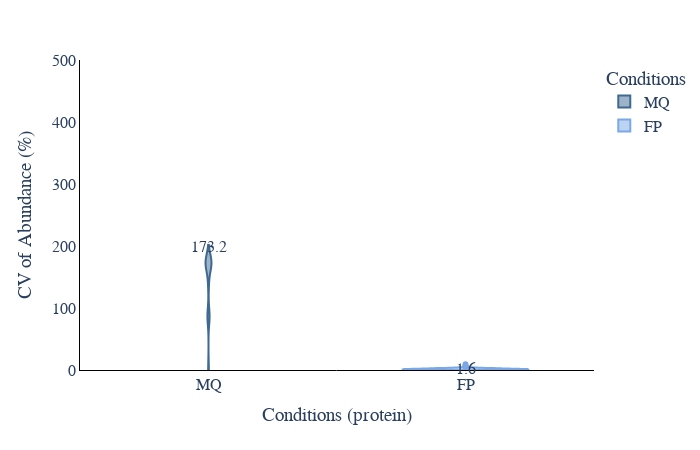

Here is the notebook cell this chart was saved with:
### Code cell
# CV violin plot

# print(data_obj["protein_other_info"])
plot_options={    
        "median label": "True", #only works for total and MS2, can be found in CV_summary if you set WRITE_OUTPUT = True
        "box": False,
        "X Title": "Conditions (protein)",
        "Y Title": "CV of Abundance (%)",
        "color": ["#3E6990", "#7aa8e6","#C6878F", "#fac8d3","#AABD8C", "#E9E3B4",  "#F39B6D", "#C6878F", "pink",
                  "orange", "brown", "pink", "gray", "olive", "cyan", "black","red",
                  "yellow","green","blue","indigo","violet"],
        "width": 700,
        "height": 450,
        "font": dict(size=16, family="Arial black"),
        "ylimits": [0, 500],
        "CV mode": "MS2",#grouped, total, MS2, grouped_stacked, stacked
        "Group By X": "Conditions", #ID_Mode does MS2 vs MBR
        "Group By Color": "Acquisition Mode",#ID_Mode does MS2 vs MBR
        "Group By Stack": "ID_Mode" #ID_Mode does MS2 vs MBR
    }
plot_options["plot_type"] =2  # 1 is protein, 2 is peptide
figure, _, _ =plotter.CV_plots(data_obj, plot_options, saved_settings)
figure.show()

### Figure 1 — Plotly figure (JSON) as saved in the notebook; plotly's stock layout.template omitted (floating-point values rounded to 4 significant figures; data arrays with more than 128 entries replaced by an {"elided": "..."} marker saying what was removed)
{"data": [{"alignmentgroup": "True", "box": {"visible": false}, "hovertemplate": "Conditions=%{x}<br>CV=%{y}<extra></extra>", "legendgroup": "MQ", "marker": {"color": "#3E6990"}, "name": "MQ", "offsetgroup": "MQ", "orientation": "v", "scalegroup": "True", "showlegend": true, "type": "violin", "x": {"elided": "7544 str values"}, "x0": " ", "xaxis": "x", "y": {"elided": "7544 float values"}, "y0": " ", "yaxis": "y"}, {"alignmentgroup": "True", "box": {"visible": false}, "hovertemplate": "Conditions=%{x}<br>CV=%{y}<extra></extra>", "legendgroup": "FP", "marker": {"color": "#7aa8e6"}, "name": "FP", "offsetgroup": "FP", "orientation": "v", "scalegroup": "True", "showlegend": true, "type": "violin", "x": {"elided": "7544 str values"}, "x0": " ", "xaxis": "x", "y": {"elided": "7544 float values"}, "y0": " ", "yaxis": "y"}], "layout": {"annotations": [{"showarrow": false, "text": "1.6", "x": "FP", "y": 1.828}, {"showarrow": false, "text": "173.2", "x": "MQ", "y": 199.2}], "font": {"family": "Arial black", "size": 16}, "height": 450, "legend": {"title": {"text": "Conditions"}, "tracegroupgap": 0}, "margin": {"t": 60}, "paper_bgcolor": "white", "plot_bgcolor": "white", "showlegend": true, "violinmode": "overlay", "width": 700, "xaxis": {"anchor": "y", "categoryarray": ["MQ", "FP"], "categoryorder": "array", "domain": [0, 1], "linecolor": "black", "linewidth": 1, "showline": true, "title": {"text": "Conditions (protein)"}}, "yaxis": {"anchor": "x", "domain": [0, 1], "linecolor": "black", "linewidth": 1, "range": [0, 500], "showline": true, "title": {"text": "CV of Abundance (%)"}}}}
